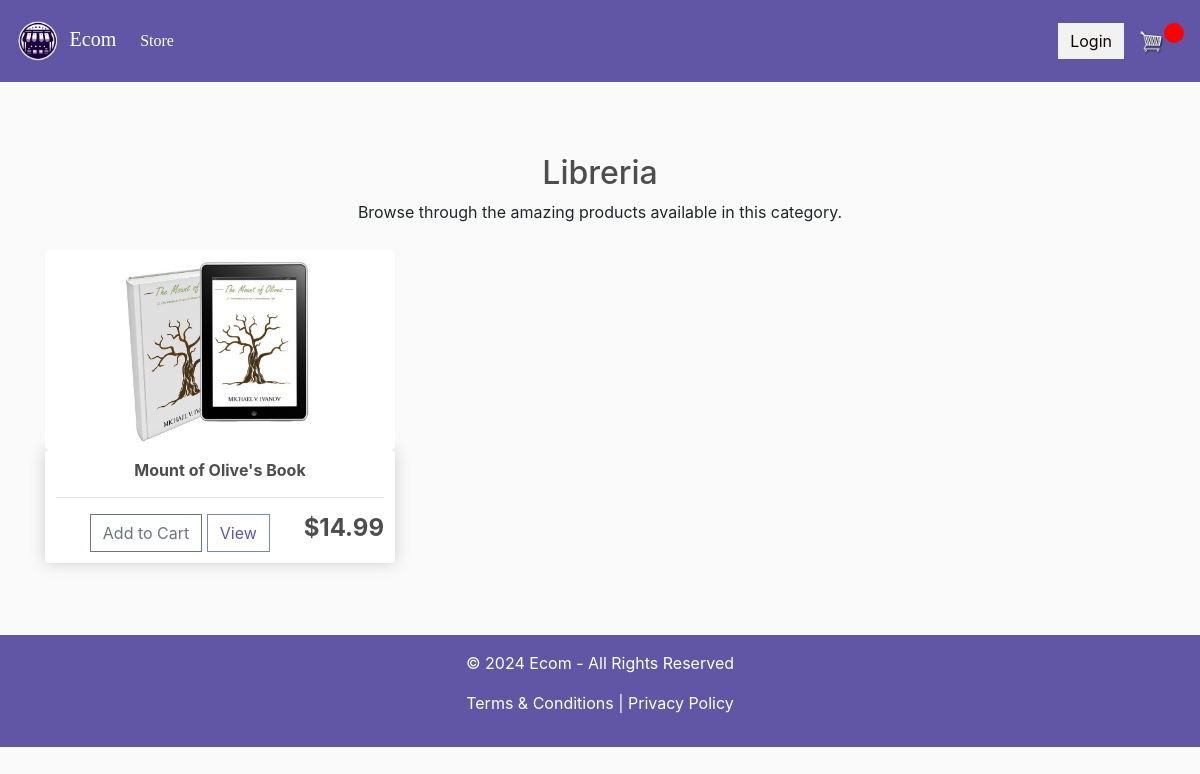
The app's page /category/2/ with its own data.
### store/models.py (models this page shows, shortened)
class Category(models.Model):
    name = models.CharField(max_length=200)
    image = models.ImageField(upload_to='categories/', null=True, blank=True)  # Agrega un directorio de subida para las imágenes

class Product(models.Model):
    name = models.CharField(max_length=200)
    price = models.FloatField()
    digital = models.BooleanField(default=False, null=True, blank=True)
    image = models.ImageField(null=True, blank=True)
    category = models.ForeignKey(Category, on_delete=models.SET_NULL, null=True, blank=True)
    is_featured = models.BooleanField(default=False)   # Agregar el campo 'featured'
    @property
    def imageURL(self):
        try:
            url = self.image.url
        except:
            url = ''
        return url

### store/views.py (the view)
# urls.py: path('category/<int:id>/', views.category, name='category'),
def category(request, id):
    category = get_object_or_404(Category, id=id)
    products = Product.objects.filter(category=category)
    return render(request, 'store/category.html', {'category': category, 'products': products})

### store/templates/store/category.html
{% extends 'store/main.html' %}
{% load static %}
{% block content %}
<div class="container-fluid p-0">
    <section class="text-center my-5">
        <h2>{{ category.name }}</h2>
        <p>Browse through the amazing products available in this category.</p>
        <div class="row">
            {% for product in products %}
            <div class="col-lg-4 col-md-6 mb-4">
                <div class="image-container">
                    <img class="thumbnail product-image" src="{{ product.imageURL }}" alt="{{ product.name }}">
                </div>
                <div class="box-element product">
                    <h6><strong>{{ product.name }}</strong></h6>
                    <hr>
                    <button data-product="{{ product.id }}" data-action="add" class="btn btn-outline-secondary add-btn update-cart">Add to Cart</button>
                    <a class="btn btn-outline-success" href="{% url 'store:product_detail' product.id %}">View</a>
                    <h4 style="display: inline-block; float: right"><strong>${{ product.price }}</strong></h4>
                </div>
            </div>
            {% empty %}
            <p>No products found in this category.</p>
            {% endfor %}
        </div>
    </section>
</div>
{% endblock content %}

### static/css/main.css (style rules this page uses)
body { background-color: hsl(0, 0%, 98%); }
h1,h2,h3,h4,h5,h6 { color:hsl(0, 0%, 30%); }
.box-element { box-shadow:hsl(0, 0%, 80%) 0 0 16px; background-color: #fff; border-radius: 4px; padding: 11px; }
.thumbnail { width: 100%; height: 200px; -webkit-box-shadow: -1px -3px 5px -2px rgba(214,214,214,1); -moz-box-shadow: -1px -3px 5px -2px rgba(214,214,214,1); box-shadow: -1px -3px 5px -2px rgba(214,214,214,1); }
.btn-outline-success { background-color: #ffffff; border-color: #7A85BF; color: #6156A6; }
.image-container { width: 100%; overflow: hidden; border-radius: 5px; }
.product-image { width: 100%; transition: transform 0.3s ease; }
.col-lg-4, .col-lg-6, .col-lg-8, .col-lg-12 { margin-top: 10px; }
.btn { border-radius: 0; }

### records on screen
Category: name "Libreria"
Product: imageURL (picture), name "Mount of Olive's Book", price "14.99"
